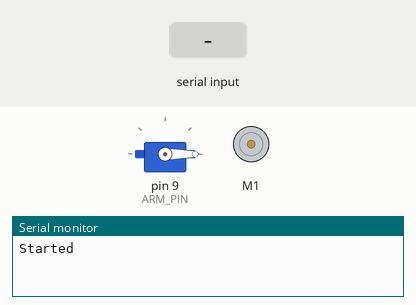
This sketch was run on a simulated Arduino Uno, built with avr-gcc and run on an emulated ATmega328P. On the bench: servo, DC motor (green arrow = forward, orange = backward, longer = faster), the last lines printed to the serial monitor. Inputs (shaded band) come from the test bench.

Above: at 1.2 s.
1.3 s: "s\n" received over Serial
At 2.47 s:
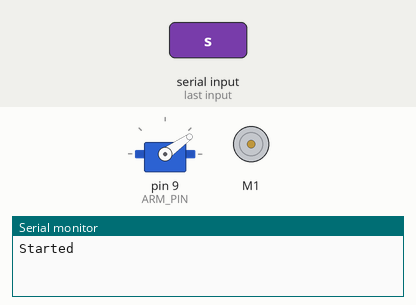
4.3 s: "90,45\n" received over Serial
At 4.36 s:
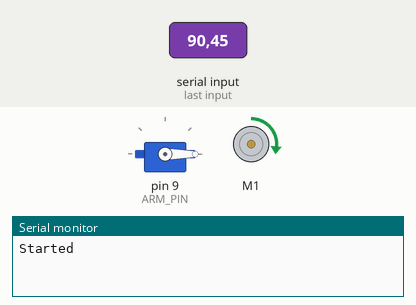
5.9 s: "30,150\n" received over Serial
At 7.0 s:
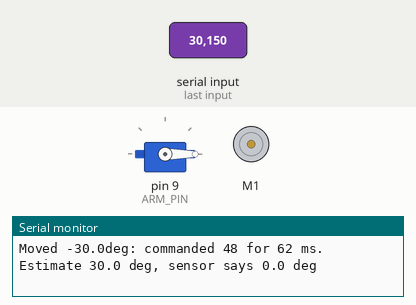
Timing chart, 0 to 8.9 s (numbered marks = the images above; inputs shaded):
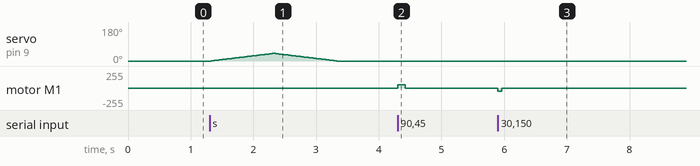

Measured:
- after the input at 1.3 s, servo on pin 9 (ARM_PIN): rises from 0° to 40° in 0.98 s, then falls to 0° in 1.0 s
- after the input at 4.3 s, motor M1: stopped → forward 48/255 at once, → stopped 0.13 s later
- after the input at 5.9 s, motor M1: stopped → backward 48/255 at once, → stopped 0.06 s later

The sketch:

motor_servo.ino
```cpp
// Open loop: no feedback
//   command = (RPM + 8) / 1.84        <- your calibration equation
//   deg/s   = RPM * 6                 (1 RPM = 360 deg per 60 s)
//   time    = degrees / (deg/s)

// Serial Monitor at 115200, line ending "Newline":
//   30 / 0 / -20  -> move to that angle (clamped to +/-60)
//   z             -> "it's at 0 right now" (resets the estimate and the sensor zero)
//   s             -> wave the servo arm once (up to WAVE_MAX and back to 0)

#include <Servo.h>
#include <SPI.h>
#include <Wire.h>
#include <Adafruit_MotorShield.h>

// Servo
Servo armServo;
const int ARM_PIN      = 9;
const int WAVE_MAX     = 40;     // top of the wave. Never go above 60, or it will hit wires
const int WAVE_STEP_MS = 25;     // pause per degree; bigger = slower wave

// DC Motor
const int   MOTOR_PORT = 1;
const float MOVE_RPM   = 80;     // speed for every move (command ~48)
const float LIMIT_DEG  = 60.0;

const int CS_PIN   = 10;
const int DIR_SIGN = 1;
uint16_t  zeroRaw  = 0;

Adafruit_MotorShield AFMS = Adafruit_MotorShield();
Adafruit_DCMotor *motor;
SPISettings asSPI(1000000, MSBFIRST, SPI_MODE1);

float estDeg = 0; // Shaft Reading from AS5047P

int cmdForRPM(float rpm)
{
  return (int)((rpm + 8.0) / 1.84 + 0.5);
}

void setMotor(int u) {
  motor->setSpeed(abs(u));
  motor->run(u > 0 ? FORWARD : (u < 0 ? BACKWARD : RELEASE));
}

/**
 * @brief swings the arm from 0 up to WAVE_MAX and back down to 0, then returns.
 */
void wave() {
  for (int i = 0; i <= WAVE_MAX; i++) {
    armServo.write(i);
    delay(WAVE_STEP_MS);
  }
  for (int i = WAVE_MAX; i >= 0; i--) {
    armServo.write(i);
    delay(WAVE_STEP_MS);
  }
}

/**
 * @brief moves the angle to the position by finding the time to delay the motor by (runMs)
 * It will not care for slight angle movement for less than 0.5 deg.
 * It will move the motor by MOVE_RPM speed. Tunable. Do not tune below 45, the deadband range.
 */
void moveTo(float targetDeg) {
  targetDeg = constrain(targetDeg, -LIMIT_DEG, LIMIT_DEG);
  float delta = targetDeg - estDeg;
  if (fabs(delta) < 0.5) return;

  int cmd = cmdForRPM(MOVE_RPM);
  float realRPM = 1.84 * cmd - 8.0;        // speed this whole-number command actually gives
  float degPerSec = realRPM * 6.0;
  unsigned long runMs = (unsigned long)(fabs(delta) / degPerSec * 1000.0 + 0.5);

  setMotor(delta > 0 ? cmd : -cmd);
  delay(runMs);
  setMotor(0);
  estDeg = targetDeg;

  delay(150);                                // let it coast to a stop before reporting
  Serial.print(F("Moved ")); Serial.print(delta, 1);
  Serial.print(F("deg: commanded ")); Serial.print(cmd);
  Serial.print(F(" for ")); Serial.print(runMs);
  Serial.print(F(" ms. Estimate ")); Serial.print(estDeg, 1);
  Serial.print(F(" deg, sensor says ")); Serial.print(readDeg(), 1); Serial.print(F(" deg"));
  Serial.println();
}

/**
 * @brief Writes 16-bit command to sensors
 */
uint16_t xfer(uint16_t w) {
  SPI.beginTransaction(asSPI);
  digitalWrite(CS_PIN, LOW);
  uint16_t r = SPI.transfer16(w);
  digitalWrite(CS_PIN, HIGH);
  SPI.endTransaction();
  return r;
}

/**
 * @brief reads the raw data
 * 0xFFFF represents represents a read
 * 0x3FFF represents the angle register
 */
uint16_t readRaw() {
  xfer(0xFFFF);
  return xfer(0xFFFF) & 0x3FFF;
}

float readDeg() {
  int16_t d = (int16_t)readRaw() - (int16_t)zeroRaw;

  if (d > 8192) d -= 16384;
  else if (d < -8192) d += 16384;

  return DIR_SIGN * d * 360.0 / 16384.0;
}

void setup() {
  Serial.begin(115200);
  Serial.setTimeout(20);

  armServo.attach(ARM_PIN);
  armServo.write(0);                         // arm starts down

  pinMode(CS_PIN, OUTPUT);
  digitalWrite(CS_PIN, HIGH);
  SPI.begin();

  if (!AFMS.begin()){
    Serial.println(F("Motor shield not found."));
    while (1);  // halt program indefinitely
  }
  motor = AFMS.getMotor(MOTOR_PORT);
  setMotor(0);
  xfer(0x4001);
  xfer(0xC000); // clear any power-up sensor error

  Serial.println("Started");
}

void loop() {
  if (Serial.available()) {
    String s = Serial.readStringUntil('\n');
    s.trim();
    if (s == "z") {
      // Used for debugging
      estDeg = 0;
      zeroRaw = readRaw();
      Serial.println(F("Estimate and sensor zeroed here."));
    }
    else if (s == "s") {
      // Must be a wave command
      wave();
    }
    else if (s.length() > 0) {
      // Must be an angle command
      moveTo(s.toFloat());
    }
  }
}
```
